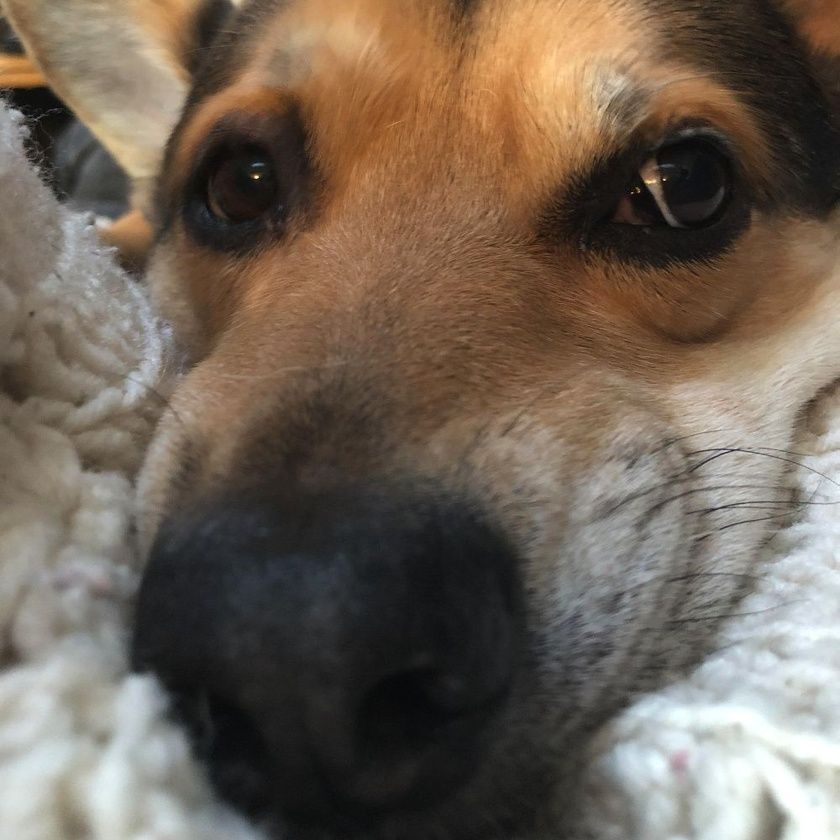
#> input picture img/320.jpg, 840 x 840 px, shrunk from 1000 x 1000 before the run, found by its file name; its folder holds only this picture in this run
$ python ImageClassifier.py
#> lines starting #> are read from the running program, lines starting #| are printed output that depends on the picture; after the words box and inside, x2 and y2 are one past the last pixel; in counts of white or black regions, pixels touching at a corner belong together
from cv2 import cv2
import numpy as np
import os


squares ={}
def coordinates2squares():
    counter = 1
    for height in range(0,1000,50):
        for width in range(0,1000,50):
            squares[counter] = str(width)+","+str(height)+","+str(width+50)+","+str(height+50)
            counter +=1

def mousepos2squares(event,x,y,int,param):
    if(event == cv2.EVENT_MOUSEMOVE):
        return((1+(x//50)+20*(y//50)))

def mousesegmentation(event,x,y,flags,param):
    global img,squares,tempSquareList
    currentsquare = (1+(x//50)+20*(y//50))
    if(event == cv2.EVENT_LBUTTONDOWN):
        if(not(currentsquare in tempSquareList)):
            tempSquareList.append(currentsquare)
            print("Square " + str(currentsquare)+ " is selected")
            lx,ly,hx,hy = ((squares[currentsquare]).split(","))
            cv2.rectangle(img,(int(lx),int(ly)),(int(hx),int(hy)),(255,255,0),3)
            cv2.imshow("GridClassifier",img)
    elif(event == cv2.EVENT_RBUTTONDOWN):
        if(currentsquare in tempSquareList):
            tempSquareList.remove(currentsquare)
            print("Square " + str(currentsquare)+ " is de-selected")
            lx,ly,hx,hy = ((squares[currentsquare]).split(","))
            cv2.rectangle(img,(int(lx),int(ly)),(int(hx),int(hy)),(0,0,255),3)
        else:
            print("Square is not in list")
    cv2.imshow("GridClassifier",img)
    return tempSquareList


def drawgrid(img):
    for width in range(0,1000,50):
        cv2.line(img,(width,0),(width,1000),(255,0,0),1)
    for height in range(0,1000,50):
        cv2.line(img,(0,height),(1000,height),(255,0,0),1)


if __name__ == "__main__":
    #Set up notepad file and image folder
    snoot_txt = open("snoot.txt",'r')
#> (reads scripts/snoot.txt from the repository)
    #implement anti dupes here
    dupesCheckList = []
    squares2snoot = {}
    for line in snoot_txt:
        square,images = line.replace(" ","").rstrip("\n").replace("'",'').split(":")
        images = images.split(",")
        squares2snoot[square] = images
        dupesCheckList += squares2snoot[square]
    print(squares2snoot)
    dupesCheckList = set(dupesCheckList)
    print(dupesCheckList)
    snoot_txt.close()
    coordinates2squares()
    directory = (os.path.dirname(os.getcwd()) + "\\img")
    counter = 0
    for filename in os.listdir(directory):
        counter +=1
        print(str(counter) + " out of " + str(len((os.listdir(directory)))))
        cv2.namedWindow("GridClassifier",cv2.WINDOW_AUTOSIZE)
        img = cv2.imread(directory + "\\" +filename)
#> img is the input picture: shape (840, 840, 3); mean B, G, R 86.4, 99.5, 112.7
        drawgrid(img)
#> after the loop in drawgrid, `for width in range(0,1000,50):`:
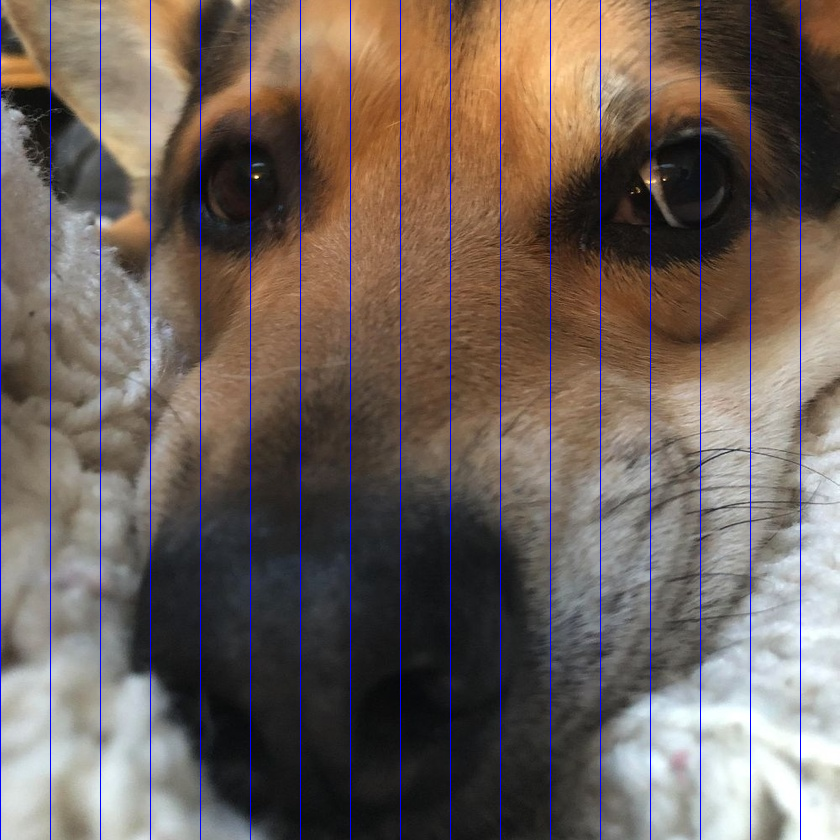
#> img: shape (840, 840, 3); 2.02% of pixels changed, all inside (x1, y1, x2, y2) = (0, 0, 801, 840)
#> after the loop in drawgrid, `for height in range(0,1000,50):`:
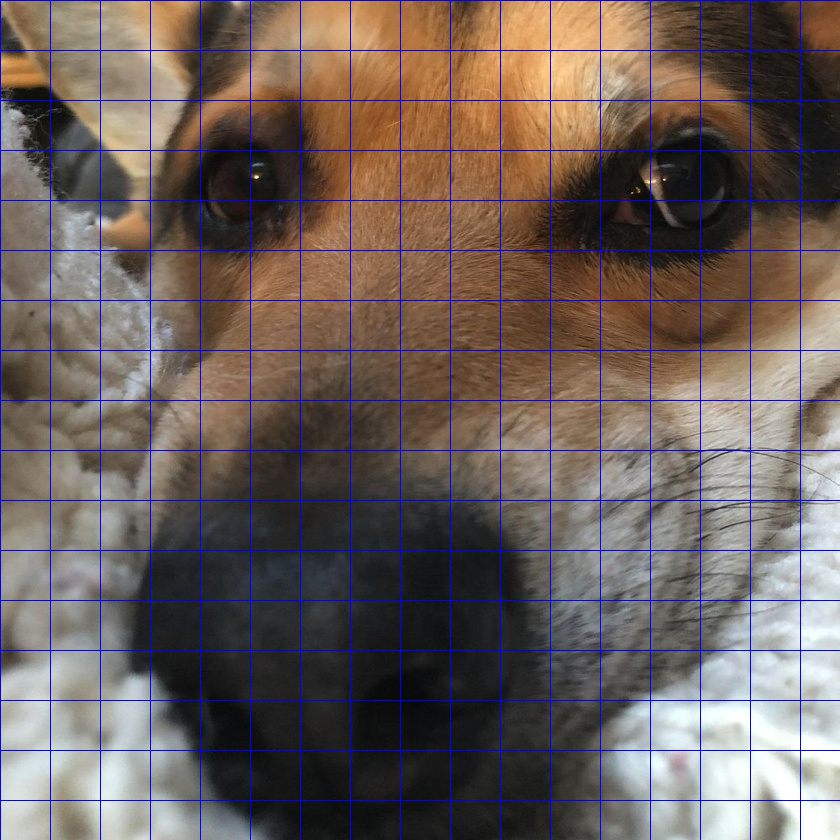
#> img: shape (840, 840, 3); 1.98% of pixels changed, all inside (x1, y1, x2, y2) = (1, 0, 840, 801)
        tempSquareList = []
        (cv2.setMouseCallback("GridClassifier",mousesegmentation))

        if(filename in dupesCheckList):
            print("image is classified already, skipping")
            continue
        elif(cv2.waitKey()==ord('a')):
            if(len(tempSquareList) == 0):
                print("No square logged, skipping image")
                if(not(filename in squares2snoot['-1'])):
                    squares2snoot['-1'].append(filename)
            else:
                print("Squares logged, next image")
                print(tempSquareList)
                for each in tempSquareList:
                    if(str(each) in squares2snoot):
                        print("square exists in database")
                        if(not(filename in squares2snoot[str(each)])):
                            print("before append:")
                            print((squares2snoot[str(each)]))
                            squares2snoot[str(each)].append(filename)
                            print("after append:")
                            print((squares2snoot[str(each)]))
        elif(cv2.waitKey()==ord('d')):
            continue
        elif(cv2.waitKey()==ord('s')):
            print("quit")
            break
            #change image name here
            #os.rename(directory + "\\" + filename,directory + "\\" + "DONE" + filename)
    #write to file
    cv2.setMouseCallback("GridClassifier", lambda *args : None)
    cv2.imshow("GridClassifier",cv2.imread(directory + "\\" + "folderEmpty.png"))
    snoot_txt = open("snoot.txt",'w')
    for each in squares2snoot:
        snoot_txt.write(str(each) + ":" + str(squares2snoot[each]).strip('[]') + "\n")
    snoot_txt.close()
    print("folder is empty, press escape to quit")
    if (cv2.waitKey()==27):
#> (key Esc is pressed here)
        cv2.destroyAllWindows()
